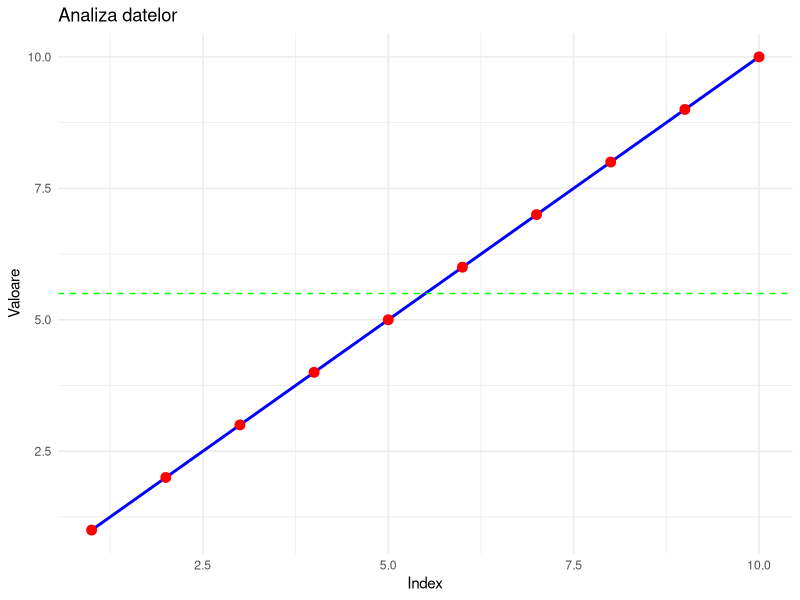

Recreate this plot in R.
# Acesta este codul R original pe care îl transformăm
library(ggplot2)

# Funcție pentru analiza datelor
analizeaza_date <- function(numbers) {
    data <- data.frame(
        x = seq_along(numbers),
        y = numbers
    )
    
    # Calcule statistice
    stats <- list(
        media = mean(numbers),
        sd = sd(numbers),
        max = max(numbers),
        min = min(numbers),
        n = length(numbers)
    )
    
    # Creează grafic
    p <- ggplot(data, aes(x = x, y = y)) +
        geom_line(color = "blue", size = 1) +
        geom_point(color = "red", size = 3) +
        geom_hline(yintercept = stats$media, 
                  linetype = "dashed", color = "green") +
        labs(title = "Analiza datelor",
             x = "Index", y = "Valoare") +
        theme_minimal()
    
    return(list(stats = stats, plot = p))
}

# Exemplu de utilizare
date_exemplu <- c(1, 2, 3, 4, 5, 6, 7, 8, 9, 10)
rezultat <- analizeaza_date(date_exemplu)
print(rezultat$stats)
print(rezultat$plot)
